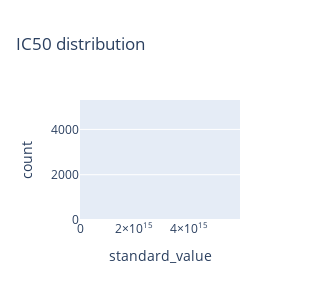

This figure's notebook cell:
### Markdown cell above
### Convert IC50 to pIC50
Converting IC50 to pIC50 allows a more uniform distribution. This is a negative logarithmic scale

### Code cell
def convert_IC50(x):
    if x > 100000000:
        x = 100000000
    molar = x*(10**-9) #Convert nM to M
    return -np.log10(molar)

dfc['pic50'] = dfc['standard_value'].apply(lambda x: convert_IC50(x))
px.histogram(dfc,x="standard_value", title="IC50 distribution", height=300, width=300)

### Figure 1 — Plotly figure (JSON) as saved in the notebook; plotly's stock layout.template omitted (floating-point values rounded to 4 significant figures; data arrays with more than 128 entries replaced by an {"elided": "..."} marker saying what was removed)
{"data": [{"alignmentgroup": "True", "bingroup": "x", "hovertemplate": "standard_value=%{x}<br>count=%{y}<extra></extra>", "legendgroup": "", "marker": {"color": "#636efa"}, "name": "", "offsetgroup": "", "orientation": "v", "showlegend": false, "type": "histogram", "x": {"elided": "5043 float values"}, "xaxis": "x", "yaxis": "y"}], "layout": {"barmode": "relative", "height": 300, "legend": {"tracegroupgap": 0}, "title": {"text": "IC50 distribution"}, "width": 300, "xaxis": {"anchor": "y", "domain": [0, 1], "title": {"text": "standard_value"}}, "yaxis": {"anchor": "x", "domain": [0, 1], "title": {"text": "count"}}}}
